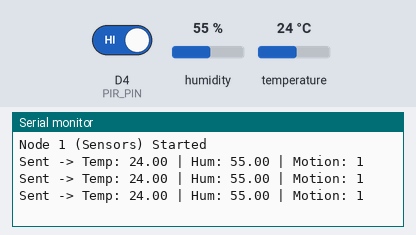
The sketch below on a simulated ESP8266 (NodeMCU). On the bench: the last lines printed to the serial monitor. The test bench sets the inputs (shaded band); at power-on: humidity 55 %, D4 (PIR_PIN) HIGH, temperature 24 °C. No radio packets arrive unless stated.

Above: at 2.8 s.
2.9 s: humidity set to 22 %
At 4.3 s:
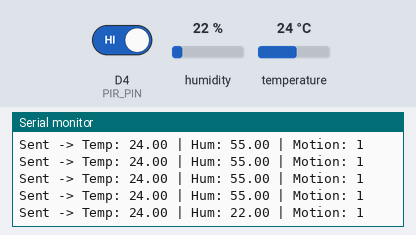
4.4 s: D4 (PIR_PIN) driven LOW
At 5.7 s:
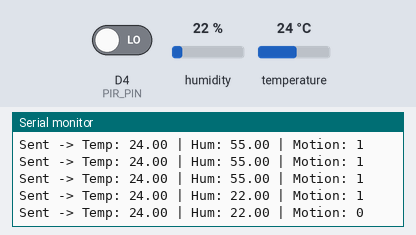
5.9 s: temperature set to 12 °C
At 7.3 s:
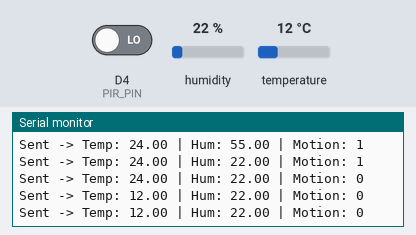
7.4 s: D4 (PIR_PIN) driven HIGH
At 8.7 s:
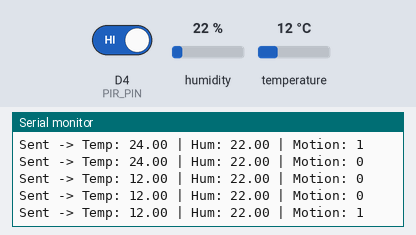
8.9 s: humidity set to 40 %
At 10.0 s:
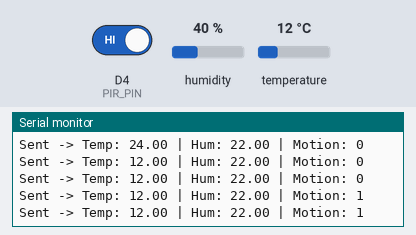
Timing chart, 0 to 11.4 s (numbered marks = the images above; inputs shaded):
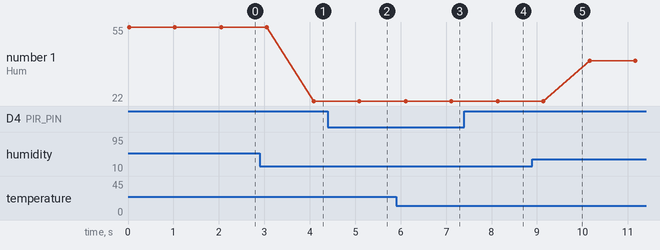

Measured:
- after the input at 2.9 s, the serial monitor: prints a new line after 1.2 s (image 1)
- after the input at 4.4 s, the serial monitor: prints a new line after 0.69 s (image 2)
- after the input at 5.9 s, the serial monitor: prints a new line after 0.21 s (image 3)
- after the input at 7.4 s, the serial monitor: prints a new line after 0.74 s (image 4)
- plotted number 1: 55 → 22 after the input at 2.9 s, 22 → 40 after the input at 8.9 s

The sketch:

Node1_Sensors.ino
```cpp
#include <ESP8266WiFi.h>
#include <SPI.h>
#include <RF24.h>
#include <DHT.h>

#define DHTPIN D2
#define DHTTYPE DHT11
#define PIR_PIN D4

#define NRF_CE D8
#define NRF_CSN D0

DHT dht(DHTPIN, DHTTYPE);
RF24 radio(NRF_CE, NRF_CSN);

const byte addrWrite[6] = "NODE1";

struct PayloadNode1 {
  float temp;
  float hum;
  bool motion;
};

PayloadNode1 payload;

void setup() {
  Serial.begin(115200);

  // Disable Wi-Fi to save power since we only use NRF
  WiFi.mode(WIFI_OFF);

  pinMode(PIR_PIN, INPUT);
  dht.begin();

  radio.begin();
  radio.openWritingPipe(addrWrite);
  radio.stopListening();

  Serial.println("Node 1 (Sensors) Started");
}

void loop() {
  float h = dht.readHumidity();
  float t = dht.readTemperature();

  if (!isnan(h) && !isnan(t)) {
    payload.temp = t;
    payload.hum = h;
  }

  payload.motion = digitalRead(PIR_PIN);

  radio.write(&payload, sizeof(payload));

  Serial.print("Sent -> Temp: "); Serial.print(payload.temp);
  Serial.print(" | Hum: "); Serial.print(payload.hum);
  Serial.print(" | Motion: "); Serial.println(payload.motion);

  delay(1000); // Send data every 1 second
}
```
